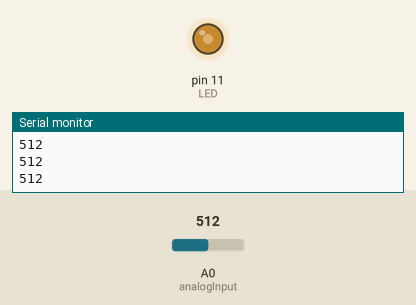
Simulated run of this sketch. Board: Arduino Uno, built with avr-gcc and run on an emulated ATmega328P. Shown: output pins drawn as LEDs (lit = HIGH), the last lines printed to the serial monitor. The test bench sets the inputs (shaded band); at power-on: A0 (analogInput) = 512.

Above: at 1.2 s.
1.3 s: A0 (analogInput) set to 716
At 1.8 s:
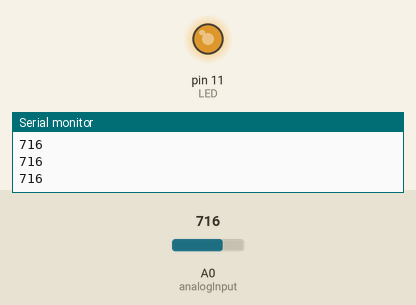
2.8 s: A0 (analogInput) set to 900
At 3.1 s:
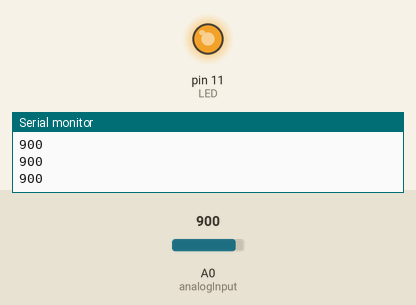
4.3 s: A0 (analogInput) set to 122
At 5.5 s:
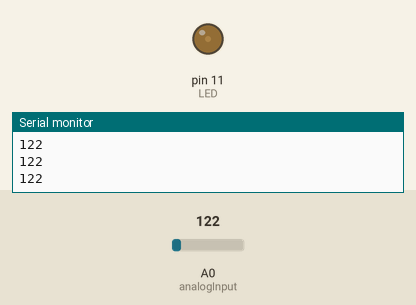
5.8 s: A0 (analogInput) set to 0
At 6.9 s:
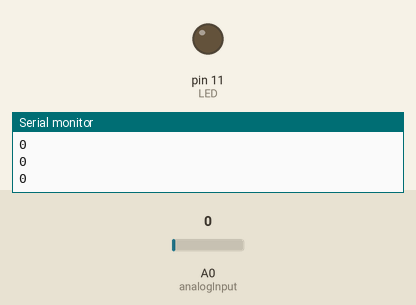
Timing chart, 0 to 8.3 s (numbered marks = the images above; inputs shaded):
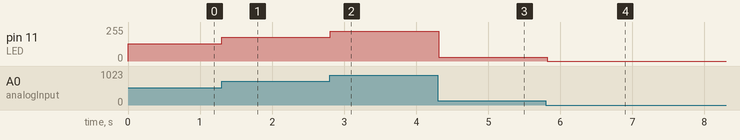

Measured:
- after the input at 1.3 s, pin 11 (LED): 128/255 → 179/255 at once
- after the input at 2.8 s, pin 11 (LED): 179/255 → 225/255 at once
- after the input at 4.3 s, pin 11 (LED): 225/255 → 30/255 at once
- after the input at 5.8 s, pin 11 (LED): 30/255 → 0/255 at once

The sketch:

AnalogIO.ino
```cpp
const int analogInput = A0;
const int LED = 11;
int inputVal = 0;

void setup() {
  pinMode(LED, OUTPUT);
  Serial.begin(9600);
}

void loop() {
  inputVal = analogRead(analogInput);
  Serial.println(inputVal);
  analogWrite(LED, inputVal / 4);
  delay(100);
}
```
